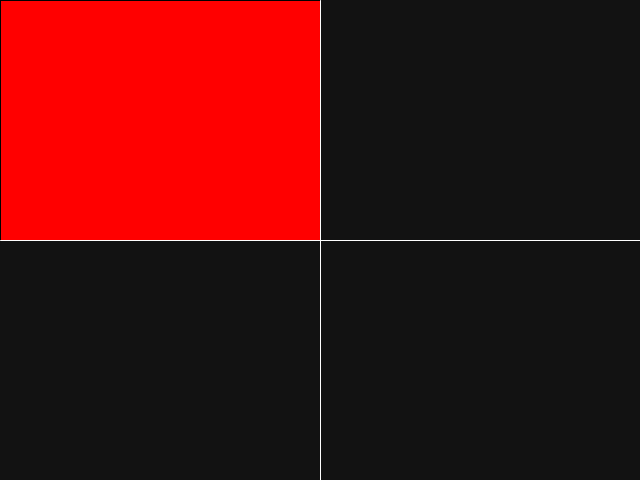
Frame 1 (no input)
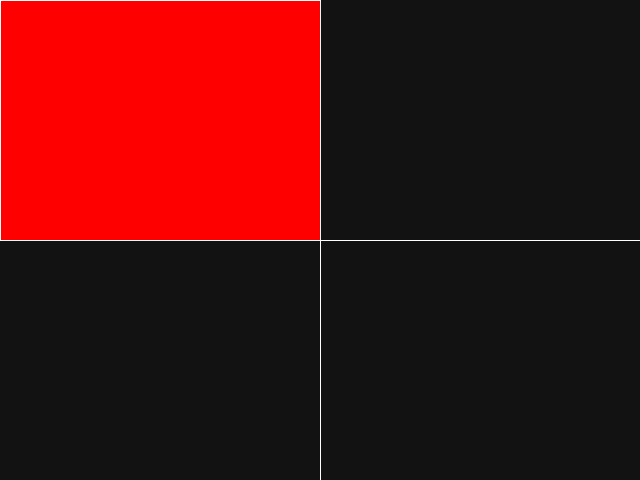
Frame 60 (the mouse pressed at the canvas centre just before this capture)
Frame 120 (the mouse held since frame 60 and released just before this capture): identical to frame 60, image omitted

The Processing sketch that drew these frames (run headless with seeded random() and noise(); from frame 60 on, the mouse is pressed at the canvas centre):

// Processing sketch: quadrant_27_03_22
// ── quadrant_27_03_22.pde
void setup(){
  size(640,480);
}

void draw(){
   background(#121212);
   println("MouseX: "+mouseX+" MouseY: "+mouseY);
   // 1st Quadrant
   if ((mouseX >= 0 && mouseX <= width/2)  &&  (mouseY >= 0 && mouseY <= height/2)){
     fill(255,0,0);
     rect(0,0,width/2,height/2);
   }
   // 2nd Quadrant
   else if ((mouseX >= width/2 && mouseX <= width) && (mouseY >=0 && mouseY <= height/2)){
     fill(0,255,0);
     rect(width/2,0,width/2,height/2);
   }
   // 3rd Quadrant
   else if ((mouseX >= 0 && mouseX <= width/2) && (mouseY >= height/2 && mouseY <= height)){
     fill(0,0,255);
     rect(0,height/2,width/2,height/2);
   }
   // 4rth Quadrant
   else if ((mouseX >= width/2 && mouseX <= width) && (mouseY >= height/2 && mouseY <= height)){
     fill(#2fb55a);
     rect(width/2,height/2,width/2,height/2);
   }
   
   // Drawing Quadrant lines
   stroke(#FFFFFF);
   line(width/2,0,width/2,height);
   line(0,height/2,width,height/2);
   
}
